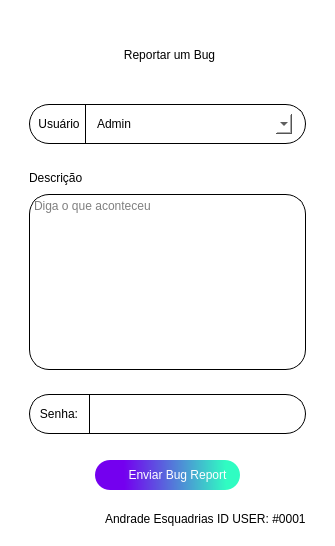
<?xml version="1.0" encoding="UTF-8"?>
<ui version="4.0">
 <class>bug_report</class>
 <widget class="QWidget" name="bug_report">
  <property name="geometry">
   <rect>
    <x>0</x>
    <y>0</y>
    <width>335</width>
    <height>546</height>
   </rect>
  </property>
  <property name="minimumSize">
   <size>
    <width>335</width>
    <height>546</height>
   </size>
  </property>
  <property name="maximumSize">
   <size>
    <width>530</width>
    <height>596</height>
   </size>
  </property>
  <property name="windowTitle">
   <string>Bug Report</string>
  </property>
  <property name="windowIcon">
   <iconset resource="../qrc/source.qrc">
    <normaloff>:/iconteste/icons/Ativo 16@2x.png</normaloff>:/iconteste/icons/Ativo 16@2x.png</iconset>
  </property>
  <property name="styleSheet">
   <string notr="true">background-color:white;</string>
  </property>
  <layout class="QHBoxLayout" name="horizontalLayout_7">
   <item>
    <widget class="QFrame" name="frame_3">
     <property name="styleSheet">
      <string notr="true">border-radius:15px;
</string>
     </property>
     <property name="frameShape">
      <enum>QFrame::StyledPanel</enum>
     </property>
     <property name="frameShadow">
      <enum>QFrame::Raised</enum>
     </property>
     <layout class="QVBoxLayout" name="verticalLayout_2">
      <item>
       <widget class="QFrame" name="frame">
        <property name="frameShape">
         <enum>QFrame::StyledPanel</enum>
        </property>
        <property name="frameShadow">
         <enum>QFrame::Raised</enum>
        </property>
        <layout class="QHBoxLayout" name="horizontalLayout">
         <item>
          <widget class="QLabel" name="label">
           <property name="minimumSize">
            <size>
             <width>281</width>
             <height>51</height>
            </size>
           </property>
           <property name="maximumSize">
            <size>
             <width>281</width>
             <height>51</height>
            </size>
           </property>
           <property name="styleSheet">
            <string notr="true">font: 22pt &quot;MS Shell Dlg 2&quot;;</string>
           </property>
           <property name="text">
            <string>Reportar um Bug</string>
           </property>
           <property name="alignment">
            <set>Qt::AlignCenter</set>
           </property>
          </widget>
         </item>
        </layout>
       </widget>
      </item>
      <item>
       <widget class="QFrame" name="frame_4">
        <property name="frameShape">
         <enum>QFrame::StyledPanel</enum>
        </property>
        <property name="frameShadow">
         <enum>QFrame::Raised</enum>
        </property>
        <layout class="QHBoxLayout" name="horizontalLayout_2">
         <item>
          <widget class="QFrame" name="frame_8">
           <property name="minimumSize">
            <size>
             <width>206</width>
             <height>40</height>
            </size>
           </property>
           <property name="maximumSize">
            <size>
             <width>300</width>
             <height>40</height>
            </size>
           </property>
           <property name="styleSheet">
            <string notr="true">border: 1px solid black;
border-radius:20px;
background-color: white;</string>
           </property>
           <property name="frameShape">
            <enum>QFrame::StyledPanel</enum>
           </property>
           <property name="frameShadow">
            <enum>QFrame::Raised</enum>
           </property>
           <layout class="QHBoxLayout" name="horizontalLayout_3">
            <property name="topMargin">
             <number>0</number>
            </property>
            <property name="bottomMargin">
             <number>0</number>
            </property>
            <item>
             <widget class="QLabel" name="label_3">
              <property name="minimumSize">
               <size>
                <width>40</width>
                <height>20</height>
               </size>
              </property>
              <property name="maximumSize">
               <size>
                <width>25</width>
                <height>20</height>
               </size>
              </property>
              <property name="styleSheet">
               <string notr="true">border:0px;</string>
              </property>
              <property name="text">
               <string>Usuário</string>
              </property>
              <property name="alignment">
               <set>Qt::AlignCenter</set>
              </property>
             </widget>
            </item>
            <item>
             <widget class="Line" name="line">
              <property name="minimumSize">
               <size>
                <width>0</width>
                <height>40</height>
               </size>
              </property>
              <property name="maximumSize">
               <size>
                <width>1</width>
                <height>16777215</height>
               </size>
              </property>
              <property name="styleSheet">
               <string notr="true">margin-top:0px;</string>
              </property>
              <property name="orientation">
               <enum>Qt::Vertical</enum>
              </property>
             </widget>
            </item>
            <item alignment="Qt::AlignLeft|Qt::AlignVCenter">
             <widget class="QComboBox" name="comboBox">
              <property name="minimumSize">
               <size>
                <width>200</width>
                <height>20</height>
               </size>
              </property>
              <property name="maximumSize">
               <size>
                <width>200</width>
                <height>16777215</height>
               </size>
              </property>
              <property name="styleSheet">
               <string notr="true">QComboBox {
	border: transparent;

}
QComboBox::drop-down:button{
border:transparent; background:transparent;
border-image: url(:/iconteste/icons/arrow-black.png);
width: 14px;
height: 14px;
padding-top:1px;
margin-top:3px;

}

QComboBox QAbstractItemView{
	
	border:1px solid black;
	border-radius:0px;
 
	
}

</string>
              </property>
              <item>
               <property name="text">
                <string>Admin</string>
               </property>
              </item>
              <item>
               <property name="text">
                <string>T.i</string>
               </property>
              </item>
              <item>
               <property name="text">
                <string>Vendedor</string>
               </property>
              </item>
              <item>
               <property name="text">
                <string>Gerência</string>
               </property>
              </item>
             </widget>
            </item>
           </layout>
          </widget>
         </item>
        </layout>
       </widget>
      </item>
      <item>
       <widget class="QFrame" name="frame_7">
        <property name="frameShape">
         <enum>QFrame::StyledPanel</enum>
        </property>
        <property name="frameShadow">
         <enum>QFrame::Raised</enum>
        </property>
        <layout class="QVBoxLayout" name="verticalLayout_3">
         <item>
          <widget class="QLabel" name="label_2">
           <property name="minimumSize">
            <size>
             <width>60</width>
             <height>20</height>
            </size>
           </property>
           <property name="text">
            <string>Descrição</string>
           </property>
          </widget>
         </item>
         <item>
          <widget class="QPlainTextEdit" name="plainTextEdit">
           <property name="styleSheet">
            <string notr="true">border:1px solid black;
border-radius:20px;</string>
           </property>
           <property name="placeholderText">
            <string>Diga o que aconteceu</string>
           </property>
          </widget>
         </item>
        </layout>
       </widget>
      </item>
      <item>
       <widget class="QFrame" name="frame_5">
        <property name="frameShape">
         <enum>QFrame::StyledPanel</enum>
        </property>
        <property name="frameShadow">
         <enum>QFrame::Raised</enum>
        </property>
        <layout class="QHBoxLayout" name="horizontalLayout_5">
         <property name="leftMargin">
          <number>9</number>
         </property>
         <item>
          <widget class="QFrame" name="frame_10">
           <property name="minimumSize">
            <size>
             <width>206</width>
             <height>40</height>
            </size>
           </property>
           <property name="maximumSize">
            <size>
             <width>300</width>
             <height>40</height>
            </size>
           </property>
           <property name="styleSheet">
            <string notr="true">border: 1px solid black;
border-radius:20px;
background-color: white;</string>
           </property>
           <property name="frameShape">
            <enum>QFrame::StyledPanel</enum>
           </property>
           <property name="frameShadow">
            <enum>QFrame::Raised</enum>
           </property>
           <layout class="QHBoxLayout" name="horizontalLayout_4">
            <property name="topMargin">
             <number>0</number>
            </property>
            <property name="bottomMargin">
             <number>0</number>
            </property>
            <item alignment="Qt::AlignLeft">
             <widget class="QLabel" name="label_4">
              <property name="minimumSize">
               <size>
                <width>40</width>
                <height>20</height>
               </size>
              </property>
              <property name="maximumSize">
               <size>
                <width>25</width>
                <height>20</height>
               </size>
              </property>
              <property name="styleSheet">
               <string notr="true">border:0px;</string>
              </property>
              <property name="text">
               <string>Senha:</string>
              </property>
              <property name="alignment">
               <set>Qt::AlignCenter</set>
              </property>
             </widget>
            </item>
            <item>
             <widget class="Line" name="line_2">
              <property name="minimumSize">
               <size>
                <width>0</width>
                <height>40</height>
               </size>
              </property>
              <property name="maximumSize">
               <size>
                <width>1</width>
                <height>16777215</height>
               </size>
              </property>
              <property name="styleSheet">
               <string notr="true">margin-top:0px;</string>
              </property>
              <property name="orientation">
               <enum>Qt::Vertical</enum>
              </property>
             </widget>
            </item>
            <item>
             <widget class="QLineEdit" name="lineEdit">
              <property name="minimumSize">
               <size>
                <width>200</width>
                <height>0</height>
               </size>
              </property>
              <property name="maximumSize">
               <size>
                <width>130</width>
                <height>16777215</height>
               </size>
              </property>
              <property name="styleSheet">
               <string notr="true">border: 0px;</string>
              </property>
              <property name="echoMode">
               <enum>QLineEdit::Password</enum>
              </property>
             </widget>
            </item>
           </layout>
          </widget>
         </item>
        </layout>
       </widget>
      </item>
      <item>
       <widget class="QFrame" name="frame_6">
        <property name="frameShape">
         <enum>QFrame::StyledPanel</enum>
        </property>
        <property name="frameShadow">
         <enum>QFrame::Raised</enum>
        </property>
        <layout class="QHBoxLayout" name="horizontalLayout_6">
         <item>
          <widget class="QPushButton" name="pushButton_6">
           <property name="minimumSize">
            <size>
             <width>140</width>
             <height>30</height>
            </size>
           </property>
           <property name="maximumSize">
            <size>
             <width>145</width>
             <height>25</height>
            </size>
           </property>
           <property name="layoutDirection">
            <enum>Qt::RightToLeft</enum>
           </property>
           <property name="styleSheet">
            <string notr="true">


QPushButton{
border:1px;
background-color: qlineargradient(spread:pad, x1:0.0227727, y1:0.557, x2:1, y2:0.551, stop:0.181818 rgba(116, 0, 239, 255), stop:0.903409 rgba(48, 252, 194, 255));
border-radius:15px;
color:white;
}
QPushButton::hover
{


border-width: 2px;

border-color: black;

}
QPushButton::pressed
{
border-style: outset;
border-width: 3px;
border-color: #30fcc2;
}
</string>
           </property>
           <property name="text">
            <string>      Enviar Bug Report</string>
           </property>
           <property name="icon">
            <iconset resource="../qrc/source.qrc">
             <normaloff>:/iconteste/icons/plus-xxl.png</normaloff>:/iconteste/icons/plus-xxl.png</iconset>
           </property>
          </widget>
         </item>
        </layout>
       </widget>
      </item>
      <item>
       <widget class="QFrame" name="frame_14">
        <property name="maximumSize">
         <size>
          <width>16777215</width>
          <height>25</height>
         </size>
        </property>
        <property name="frameShape">
         <enum>QFrame::StyledPanel</enum>
        </property>
        <property name="frameShadow">
         <enum>QFrame::Raised</enum>
        </property>
        <layout class="QHBoxLayout" name="horizontalLayout_11">
         <property name="bottomMargin">
          <number>0</number>
         </property>
         <item alignment="Qt::AlignRight">
          <widget class="QLabel" name="label_9">
           <property name="text">
            <string>Andrade Esquadrias ID USER: #0001</string>
           </property>
          </widget>
         </item>
        </layout>
       </widget>
      </item>
     </layout>
    </widget>
   </item>
  </layout>
 </widget>
 <resources>
  <include location="../qrc/source.qrc"/>
 </resources>
 <connections/>
</ui>
